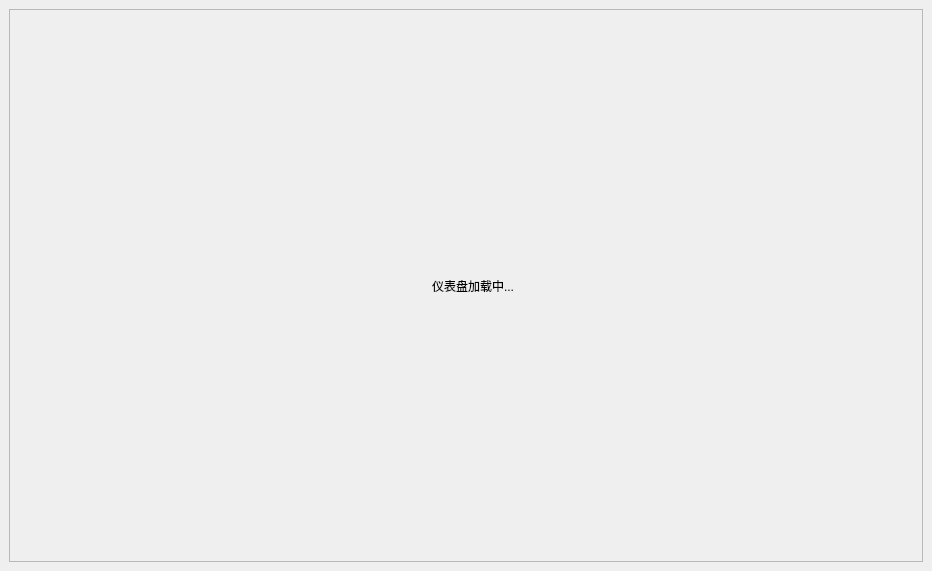
<?xml version="1.0" encoding="UTF-8"?>
<ui version="4.0">
 <class>dashboard</class>
 <widget class="QWidget" name="dashboard">
  <property name="geometry">
   <rect>
    <x>0</x>
    <y>0</y>
    <width>932</width>
    <height>571</height>
   </rect>
  </property>
  <property name="windowTitle">
   <string>Form</string>
  </property>
  <layout class="QVBoxLayout" name="verticalLayout_3">
   <property name="leftMargin">
    <number>0</number>
   </property>
   <property name="topMargin">
    <number>0</number>
   </property>
   <property name="rightMargin">
    <number>0</number>
   </property>
   <property name="bottomMargin">
    <number>0</number>
   </property>
   <item>
    <widget class="QStackedWidget" name="stackedWidget">
     <widget class="QWidget" name="page_load">
      <layout class="QVBoxLayout" name="verticalLayout_2">
       <item>
        <widget class="QFrame" name="frame">
         <property name="maximumSize">
          <size>
           <width>16777215</width>
           <height>16777215</height>
          </size>
         </property>
         <property name="frameShape">
          <enum>QFrame::StyledPanel</enum>
         </property>
         <property name="frameShadow">
          <enum>QFrame::Raised</enum>
         </property>
         <layout class="QHBoxLayout" name="horizontalLayout">
          <item>
           <spacer name="horizontalSpacer">
            <property name="orientation">
             <enum>Qt::Horizontal</enum>
            </property>
            <property name="sizeHint" stdset="0">
             <size>
              <width>40</width>
              <height>20</height>
             </size>
            </property>
           </spacer>
          </item>
          <item>
           <widget class="QLabel" name="label_gif">
            <property name="text">
             <string/>
            </property>
           </widget>
          </item>
          <item>
           <widget class="QLabel" name="label">
            <property name="text">
             <string>仪表盘加载中...</string>
            </property>
           </widget>
          </item>
          <item>
           <spacer name="horizontalSpacer_2">
            <property name="orientation">
             <enum>Qt::Horizontal</enum>
            </property>
            <property name="sizeHint" stdset="0">
             <size>
              <width>40</width>
              <height>20</height>
             </size>
            </property>
           </spacer>
          </item>
         </layout>
        </widget>
       </item>
      </layout>
     </widget>
     <widget class="QWidget" name="page_view">
      <layout class="QVBoxLayout" name="verticalLayout">
       <property name="leftMargin">
        <number>0</number>
       </property>
       <property name="topMargin">
        <number>0</number>
       </property>
       <property name="rightMargin">
        <number>0</number>
       </property>
       <property name="bottomMargin">
        <number>0</number>
       </property>
      </layout>
     </widget>
    </widget>
   </item>
  </layout>
 </widget>
 <resources/>
 <connections/>
</ui>
